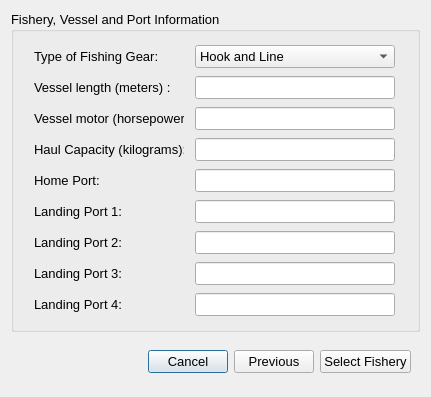
<ui version="4.0" >
 <author>Dane Springmeyer</author>
 <class>FishersWindow</class>
 <widget class="QDialog" name="FishersWindow" >
  <property name="geometry" >
   <rect>
    <x>0</x>
    <y>0</y>
    <width>431</width>
    <height>397</height>
   </rect>
  </property>
  <property name="windowTitle" >
   <string>OpenOceanMap - Interview</string>
  </property>
  <layout class="QVBoxLayout" >
   <item>
    <layout class="QHBoxLayout" >
     <item>
      <widget class="QGroupBox" name="vessel_info" >
       <property name="font" >
        <font>
         <pointsize>10</pointsize>
        </font>
       </property>
       <property name="title" >
        <string>Fishery, Vessel and Port Information</string>
       </property>
       <layout class="QVBoxLayout" >
        <property name="spacing" >
         <number>0</number>
        </property>
        <item>
         <widget class="QWidget" native="1" name="home_port_5" >
          <property name="font" >
           <font>
            <pointsize>10</pointsize>
           </font>
          </property>
          <layout class="QHBoxLayout" >
           <property name="spacing" >
            <number>4</number>
           </property>
           <property name="leftMargin" >
            <number>4</number>
           </property>
           <property name="topMargin" >
            <number>4</number>
           </property>
           <property name="rightMargin" >
            <number>4</number>
           </property>
           <property name="bottomMargin" >
            <number>4</number>
           </property>
           <item>
            <widget class="QLabel" name="gear_text" >
             <property name="minimumSize" >
              <size>
               <width>150</width>
               <height>0</height>
              </size>
             </property>
             <property name="maximumSize" >
              <size>
               <width>150</width>
               <height>16777215</height>
              </size>
             </property>
             <property name="font" >
              <font>
               <pointsize>10</pointsize>
              </font>
             </property>
             <property name="text" >
              <string>Type of Fishing Gear:</string>
             </property>
            </widget>
           </item>
           <item>
            <widget class="QComboBox" name="gear_comboBox" >
             <property name="maximumSize" >
              <size>
               <width>200</width>
               <height>16777215</height>
              </size>
             </property>
             <item>
              <property name="text" >
               <string>Hook and Line</string>
              </property>
             </item>
             <item>
              <property name="text" >
               <string>Gillnets</string>
              </property>
             </item>
             <item>
              <property name="text" >
               <string>Hooka (compressor)</string>
              </property>
             </item>
             <item>
              <property name="text" >
               <string>Traps</string>
              </property>
             </item>
             <item>
              <property name="text" >
               <string>Trawling</string>
              </property>
             </item>
             <item>
              <property name="text" >
               <string>Purse Seine</string>
              </property>
             </item>
             <item>
              <property name="text" >
               <string>Other</string>
              </property>
             </item>
            </widget>
           </item>
          </layout>
         </widget>
        </item>
        <item>
         <widget class="QWidget" native="1" name="vessel_length" >
          <property name="font" >
           <font>
            <pointsize>10</pointsize>
           </font>
          </property>
          <layout class="QHBoxLayout" >
           <property name="spacing" >
            <number>4</number>
           </property>
           <property name="leftMargin" >
            <number>4</number>
           </property>
           <property name="topMargin" >
            <number>4</number>
           </property>
           <property name="rightMargin" >
            <number>4</number>
           </property>
           <property name="bottomMargin" >
            <number>4</number>
           </property>
           <item>
            <widget class="QLabel" name="vessel_length_text" >
             <property name="minimumSize" >
              <size>
               <width>150</width>
               <height>0</height>
              </size>
             </property>
             <property name="maximumSize" >
              <size>
               <width>150</width>
               <height>16777215</height>
              </size>
             </property>
             <property name="font" >
              <font>
               <pointsize>10</pointsize>
              </font>
             </property>
             <property name="text" >
              <string>Vessel length (meters) :</string>
             </property>
            </widget>
           </item>
           <item>
            <widget class="QLineEdit" name="vessel_length_line" >
             <property name="enabled" >
              <bool>true</bool>
             </property>
             <property name="minimumSize" >
              <size>
               <width>200</width>
               <height>0</height>
              </size>
             </property>
             <property name="maximumSize" >
              <size>
               <width>200</width>
               <height>16777215</height>
              </size>
             </property>
             <property name="font" >
              <font>
               <pointsize>10</pointsize>
              </font>
             </property>
             <property name="contextMenuPolicy" >
              <enum>Qt::PreventContextMenu</enum>
             </property>
             <property name="text" >
              <string/>
             </property>
            </widget>
           </item>
          </layout>
         </widget>
        </item>
        <item>
         <widget class="QWidget" native="1" name="vessel_length_2" >
          <property name="font" >
           <font>
            <pointsize>10</pointsize>
           </font>
          </property>
          <layout class="QHBoxLayout" >
           <property name="spacing" >
            <number>4</number>
           </property>
           <property name="leftMargin" >
            <number>4</number>
           </property>
           <property name="topMargin" >
            <number>4</number>
           </property>
           <property name="rightMargin" >
            <number>4</number>
           </property>
           <property name="bottomMargin" >
            <number>4</number>
           </property>
           <item>
            <widget class="QLabel" name="vessel_motor_text" >
             <property name="minimumSize" >
              <size>
               <width>150</width>
               <height>0</height>
              </size>
             </property>
             <property name="maximumSize" >
              <size>
               <width>150</width>
               <height>16777215</height>
              </size>
             </property>
             <property name="font" >
              <font>
               <pointsize>10</pointsize>
              </font>
             </property>
             <property name="text" >
              <string>Vessel motor (horsepower):</string>
             </property>
            </widget>
           </item>
           <item>
            <widget class="QLineEdit" name="vessel_motor_line" >
             <property name="enabled" >
              <bool>true</bool>
             </property>
             <property name="minimumSize" >
              <size>
               <width>200</width>
               <height>0</height>
              </size>
             </property>
             <property name="maximumSize" >
              <size>
               <width>200</width>
               <height>16777215</height>
              </size>
             </property>
             <property name="font" >
              <font>
               <pointsize>10</pointsize>
              </font>
             </property>
             <property name="text" >
              <string/>
             </property>
            </widget>
           </item>
          </layout>
         </widget>
        </item>
        <item>
         <widget class="QWidget" native="1" name="vessel_length_3" >
          <property name="font" >
           <font>
            <pointsize>10</pointsize>
           </font>
          </property>
          <layout class="QHBoxLayout" >
           <property name="spacing" >
            <number>4</number>
           </property>
           <property name="leftMargin" >
            <number>4</number>
           </property>
           <property name="topMargin" >
            <number>4</number>
           </property>
           <property name="rightMargin" >
            <number>4</number>
           </property>
           <property name="bottomMargin" >
            <number>4</number>
           </property>
           <item>
            <widget class="QLabel" name="haul_capacity_text" >
             <property name="minimumSize" >
              <size>
               <width>150</width>
               <height>0</height>
              </size>
             </property>
             <property name="maximumSize" >
              <size>
               <width>150</width>
               <height>16777215</height>
              </size>
             </property>
             <property name="font" >
              <font>
               <pointsize>10</pointsize>
              </font>
             </property>
             <property name="text" >
              <string>Haul Capacity (kilograms):</string>
             </property>
            </widget>
           </item>
           <item>
            <widget class="QLineEdit" name="haul_capacity_line" >
             <property name="enabled" >
              <bool>true</bool>
             </property>
             <property name="minimumSize" >
              <size>
               <width>200</width>
               <height>0</height>
              </size>
             </property>
             <property name="maximumSize" >
              <size>
               <width>200</width>
               <height>16777215</height>
              </size>
             </property>
             <property name="font" >
              <font>
               <pointsize>10</pointsize>
              </font>
             </property>
             <property name="text" >
              <string/>
             </property>
            </widget>
           </item>
          </layout>
         </widget>
        </item>
        <item>
         <widget class="QWidget" native="1" name="home_port" >
          <property name="font" >
           <font>
            <pointsize>10</pointsize>
           </font>
          </property>
          <layout class="QHBoxLayout" >
           <property name="spacing" >
            <number>4</number>
           </property>
           <property name="leftMargin" >
            <number>4</number>
           </property>
           <property name="topMargin" >
            <number>4</number>
           </property>
           <property name="rightMargin" >
            <number>4</number>
           </property>
           <property name="bottomMargin" >
            <number>4</number>
           </property>
           <item>
            <widget class="QLabel" name="home_port_text" >
             <property name="minimumSize" >
              <size>
               <width>150</width>
               <height>0</height>
              </size>
             </property>
             <property name="maximumSize" >
              <size>
               <width>150</width>
               <height>16777215</height>
              </size>
             </property>
             <property name="font" >
              <font>
               <pointsize>10</pointsize>
              </font>
             </property>
             <property name="text" >
              <string>Home Port:</string>
             </property>
            </widget>
           </item>
           <item>
            <widget class="QLineEdit" name="home_port_line" >
             <property name="enabled" >
              <bool>true</bool>
             </property>
             <property name="minimumSize" >
              <size>
               <width>200</width>
               <height>0</height>
              </size>
             </property>
             <property name="maximumSize" >
              <size>
               <width>200</width>
               <height>16777215</height>
              </size>
             </property>
             <property name="font" >
              <font>
               <pointsize>10</pointsize>
              </font>
             </property>
             <property name="text" >
              <string/>
             </property>
            </widget>
           </item>
          </layout>
         </widget>
        </item>
        <item>
         <widget class="QWidget" native="1" name="home_port_4" >
          <property name="font" >
           <font>
            <pointsize>10</pointsize>
           </font>
          </property>
          <layout class="QHBoxLayout" >
           <property name="spacing" >
            <number>4</number>
           </property>
           <property name="leftMargin" >
            <number>4</number>
           </property>
           <property name="topMargin" >
            <number>4</number>
           </property>
           <property name="rightMargin" >
            <number>4</number>
           </property>
           <property name="bottomMargin" >
            <number>4</number>
           </property>
           <item>
            <widget class="QLabel" name="landing_port_text" >
             <property name="minimumSize" >
              <size>
               <width>150</width>
               <height>0</height>
              </size>
             </property>
             <property name="maximumSize" >
              <size>
               <width>150</width>
               <height>16777215</height>
              </size>
             </property>
             <property name="font" >
              <font>
               <pointsize>10</pointsize>
              </font>
             </property>
             <property name="text" >
              <string>Landing Port 1:</string>
             </property>
            </widget>
           </item>
           <item>
            <widget class="QLineEdit" name="landing_port_line" >
             <property name="enabled" >
              <bool>true</bool>
             </property>
             <property name="minimumSize" >
              <size>
               <width>200</width>
               <height>0</height>
              </size>
             </property>
             <property name="maximumSize" >
              <size>
               <width>200</width>
               <height>16777215</height>
              </size>
             </property>
             <property name="font" >
              <font>
               <pointsize>10</pointsize>
              </font>
             </property>
             <property name="text" >
              <string/>
             </property>
            </widget>
           </item>
          </layout>
         </widget>
        </item>
        <item>
         <widget class="QWidget" native="1" name="home_port_7" >
          <property name="font" >
           <font>
            <pointsize>10</pointsize>
           </font>
          </property>
          <layout class="QHBoxLayout" >
           <property name="spacing" >
            <number>4</number>
           </property>
           <property name="leftMargin" >
            <number>4</number>
           </property>
           <property name="topMargin" >
            <number>4</number>
           </property>
           <property name="rightMargin" >
            <number>4</number>
           </property>
           <property name="bottomMargin" >
            <number>4</number>
           </property>
           <item>
            <widget class="QLabel" name="landing_port_text_2" >
             <property name="minimumSize" >
              <size>
               <width>150</width>
               <height>0</height>
              </size>
             </property>
             <property name="maximumSize" >
              <size>
               <width>150</width>
               <height>16777215</height>
              </size>
             </property>
             <property name="font" >
              <font>
               <pointsize>10</pointsize>
              </font>
             </property>
             <property name="text" >
              <string>Landing Port 2:</string>
             </property>
            </widget>
           </item>
           <item>
            <widget class="QLineEdit" name="landing_port_line_2" >
             <property name="enabled" >
              <bool>true</bool>
             </property>
             <property name="minimumSize" >
              <size>
               <width>200</width>
               <height>0</height>
              </size>
             </property>
             <property name="maximumSize" >
              <size>
               <width>200</width>
               <height>16777215</height>
              </size>
             </property>
             <property name="font" >
              <font>
               <pointsize>10</pointsize>
              </font>
             </property>
             <property name="text" >
              <string/>
             </property>
            </widget>
           </item>
          </layout>
         </widget>
        </item>
        <item>
         <widget class="QWidget" native="1" name="home_port_8" >
          <property name="font" >
           <font>
            <pointsize>10</pointsize>
           </font>
          </property>
          <layout class="QHBoxLayout" >
           <property name="spacing" >
            <number>4</number>
           </property>
           <property name="leftMargin" >
            <number>4</number>
           </property>
           <property name="topMargin" >
            <number>4</number>
           </property>
           <property name="rightMargin" >
            <number>4</number>
           </property>
           <property name="bottomMargin" >
            <number>4</number>
           </property>
           <item>
            <widget class="QLabel" name="landing_port_text_3" >
             <property name="minimumSize" >
              <size>
               <width>150</width>
               <height>0</height>
              </size>
             </property>
             <property name="maximumSize" >
              <size>
               <width>150</width>
               <height>16777215</height>
              </size>
             </property>
             <property name="font" >
              <font>
               <pointsize>10</pointsize>
              </font>
             </property>
             <property name="text" >
              <string>Landing Port 3:</string>
             </property>
            </widget>
           </item>
           <item>
            <widget class="QLineEdit" name="landing_port_line_3" >
             <property name="enabled" >
              <bool>true</bool>
             </property>
             <property name="minimumSize" >
              <size>
               <width>200</width>
               <height>0</height>
              </size>
             </property>
             <property name="maximumSize" >
              <size>
               <width>200</width>
               <height>16777215</height>
              </size>
             </property>
             <property name="font" >
              <font>
               <pointsize>10</pointsize>
              </font>
             </property>
             <property name="text" >
              <string/>
             </property>
            </widget>
           </item>
          </layout>
         </widget>
        </item>
        <item>
         <widget class="QWidget" native="1" name="home_port_9" >
          <property name="font" >
           <font>
            <pointsize>10</pointsize>
           </font>
          </property>
          <layout class="QHBoxLayout" >
           <property name="spacing" >
            <number>4</number>
           </property>
           <property name="leftMargin" >
            <number>4</number>
           </property>
           <property name="topMargin" >
            <number>4</number>
           </property>
           <property name="rightMargin" >
            <number>4</number>
           </property>
           <property name="bottomMargin" >
            <number>4</number>
           </property>
           <item>
            <widget class="QLabel" name="landing_port_text_4" >
             <property name="minimumSize" >
              <size>
               <width>150</width>
               <height>0</height>
              </size>
             </property>
             <property name="maximumSize" >
              <size>
               <width>150</width>
               <height>16777215</height>
              </size>
             </property>
             <property name="font" >
              <font>
               <pointsize>10</pointsize>
              </font>
             </property>
             <property name="text" >
              <string>Landing Port 4:</string>
             </property>
            </widget>
           </item>
           <item>
            <widget class="QLineEdit" name="landing_port_line_4" >
             <property name="enabled" >
              <bool>true</bool>
             </property>
             <property name="minimumSize" >
              <size>
               <width>200</width>
               <height>0</height>
              </size>
             </property>
             <property name="maximumSize" >
              <size>
               <width>200</width>
               <height>16777215</height>
              </size>
             </property>
             <property name="font" >
              <font>
               <pointsize>10</pointsize>
              </font>
             </property>
             <property name="text" >
              <string/>
             </property>
            </widget>
           </item>
          </layout>
         </widget>
        </item>
       </layout>
      </widget>
     </item>
    </layout>
   </item>
   <item>
    <widget class="QWidget" native="1" name="button_box" >
     <layout class="QHBoxLayout" >
      <item>
       <spacer>
        <property name="orientation" >
         <enum>Qt::Horizontal</enum>
        </property>
        <property name="sizeHint" >
         <size>
          <width>40</width>
          <height>20</height>
         </size>
        </property>
       </spacer>
      </item>
      <item>
       <widget class="QPushButton" name="pbnCancel" >
        <property name="font" >
         <font>
          <pointsize>10</pointsize>
         </font>
        </property>
        <property name="text" >
         <string>Cancel</string>
        </property>
       </widget>
      </item>
      <item>
       <widget class="QPushButton" name="pbnBack" >
        <property name="font" >
         <font>
          <pointsize>10</pointsize>
         </font>
        </property>
        <property name="text" >
         <string>Previous</string>
        </property>
       </widget>
      </item>
      <item>
       <widget class="QPushButton" name="pbnSelectFishery" >
        <property name="font" >
         <font>
          <pointsize>10</pointsize>
         </font>
        </property>
        <property name="text" >
         <string>Select Fishery</string>
        </property>
       </widget>
      </item>
     </layout>
    </widget>
   </item>
  </layout>
 </widget>
 <resources/>
 <connections/>
</ui>
